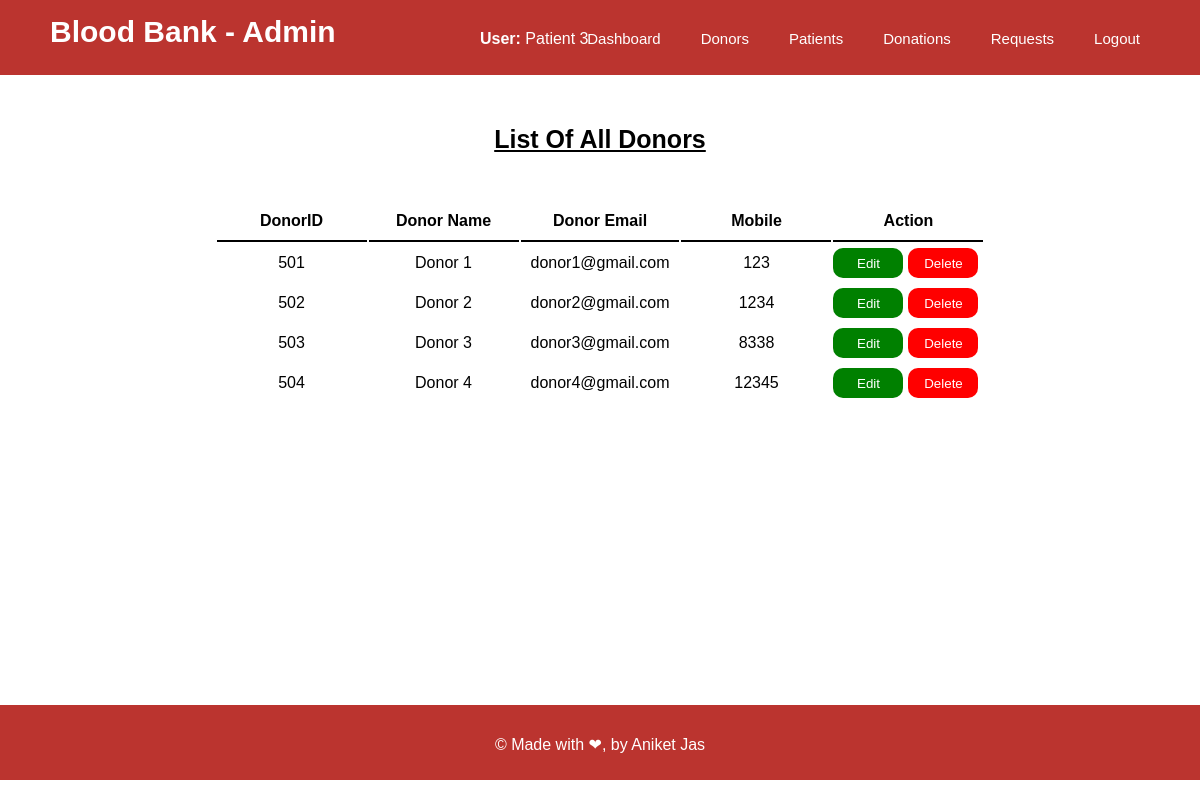
Screenshot of /admin/donordetails.php (signed in) with the database file from the repository.
### tables this page shows
CREATE TABLE `donors` (
  `id` int NOT NULL AUTO_INCREMENT,
  `name` varchar(50) NOT NULL,
  `email` varchar(50) NOT NULL,
  `password` varchar(20) NOT NULL,
  `mobile` varchar(10) DEFAULT NULL,
  PRIMARY KEY (`id`)
);

### admin/donordetails.php (the view, shortened to what this page needs)
<html>
    <head>
        <link rel="stylesheet" href="../css/admindashboard.css?v=<?php echo time(); ?>">
        <link rel="stylesheet" href="../css/donordetails.css?v=<?php echo time(); ?>">
    </head>
    <body>
    <?php
        $name = $_SESSION['uid'];
            echo "<div class='navbar'>
            <p class='title'>Blood Bank - Admin</p>
            <p class='name'><b>User:</b> $name</p>
            <ul>
                <li><a href='admindashboard.php'>Dashboard</a></li>
                <li><a href='donordetails.php'>Donors</a></li>
                <li><a href='patientdetails.php'>Patients</a></li>
                <li><a href='donationrequest.php'>Donations</a></li>
                <li><a href=''>Requests</a></li>
                <li><a href='../logout.php'>Logout</a></li>
            </ul>
        </div>";
        echo "
        <div class='contentbox'>
        <p class='heading'>List Of All Donors</p>";
        echo "
        <div class='table'><table>
        <tr>
        <th class='thead'>DonorID</th>
        <th class='thead'>Donor Name</th>
        <th class='thead'>Donor Email</th>
        <th class='thead'>Mobile</th>
        <th class='thead' colspan='2'>Action</th>
        </tr>";
        $con = mysqli_connect('localhost', 'root', '8338','bloodbank');
        $q = "select * from donors";
        $rs = mysqli_query($con,$q);
        while($row = mysqli_fetch_array($rs)){
            echo "<tr>
        <td>$row[id]</td>
        <td>$row[name]</td>
        <td>$row[email]</td>
        <td>$row[mobile]</td>
        <td class='btn'>
            <button class='edit'><a href='editdonor.php?id=$row[id]'>Edit</a></button>
            <button class='delete'><a href='deletedonor.php?id=$row[id]'>Delete</a></button>
        </td>
        </tr>";}
        echo "</table></div></div>"
        ?>
        <div class="footer">&copy; Made with &#10084;, by Aniket Jas</div>
    </body>
</html>

### css/admindashboard.css (style rules this page uses)
* { margin: 0; padding: 0; font-family: Arial, Helvetica, sans-serif; box-sizing: border-box; }
.navbar { width: 100%; height: 75px; background-color: #bb342f; }
.navbar .title { float: left; width: 40%; color: white; font-size: 30px; font-weight: 900; padding-left: 50px; padding-top: 15px; }
.navbar .name { float: left; width: 15%; color: white; padding-top: 30px; }
.navbar ul { float: left; display: flex; justify-content: flex-end; padding-right: 40px; width: 45%; }
li { float: left; list-style: none; margin: 20px; margin-top: 30px; }
li a { color: white; text-decoration: none; font-size: 15px; }
.contentbox { min-height: 72.5%; margin-bottom: 50px; display: grid; grid-template-rows: 75px auto; justify-content: center; padding-top: 50px; }
.footer { height: 75px; width: 100%; background-color: #bb342f; color: white; text-align: center; padding-top: 30px; }

### css/donordetails.css (style rules this page uses)
* { margin: 0; padding: 0; font-family: Arial, Helvetica, sans-serif; box-sizing: border-box; }
.thead, td { padding: 10px; width: 150px; text-align: center; }
.thead { border-bottom: 2px solid black; }
.table { align-self: baseline; }
.btn { margin: 0; padding: 0; }
.edit { background-color: green; height: 30px; width: 70px; border: none; border-radius: 10px; float: left; }
.edit a, .delete a { color: white; text-decoration: none; }
.delete { background-color: red; height: 30px; width: 70px; border: none; border-radius: 10px; }
.footer { height: 75px; width: 100%; background-color: #bb342f; color: white; text-align: center; padding-top: 30px; }
.heading { font-size: 25px; font-weight: 800; text-align: center; text-decoration: underline; width: 100%; }

### rows the page displays
donors: id "501", name "Donor 1", email "donor1@gmail.com", mobile "123"
donors: id "502", name "Donor 2", email "donor2@gmail.com", mobile "1234"
donors: id "503", name "Donor 3", email "donor3@gmail.com", mobile "8338"
donors: id "504", name "Donor 4", email "donor4@gmail.com", mobile "12345"

### other values shown
$name "Patient 3"
